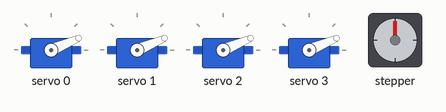
The sketch below on a simulated Arduino Uno, built with avr-gcc and run on an emulated ATmega328P. Shown: 4 × servo, stepper motor. Stepper angles assume 200 steps per turn.

Above: at 0.15 s.
At 0.78 s:
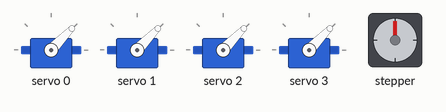
At 1.71 s:
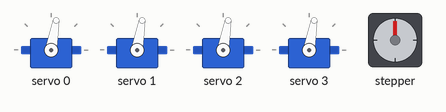
At 3.27 s:
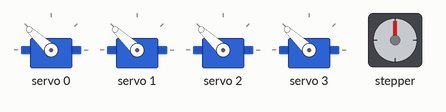
At 16.21 s:
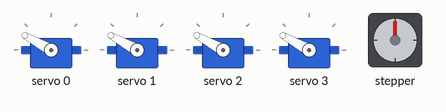
At 32.5 s:
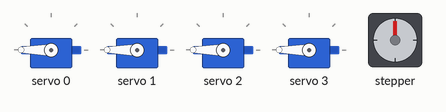
Timing chart, 0 to 40.0 s (numbered marks = the images above):
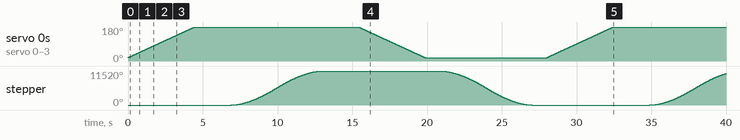

Measured:
- by itself, stepper: turns 11520° clockwise in 6.1 s, then 11520° counter-clockwise in 6.1 s, then 10656° clockwise in 5.1 s

The sketch:

complete.ino
```cpp
// Complete Test Code for PE
// not dynamic first servos then stepper moves

#include <AccelStepper.h>
#include <Wire.h>
#include <Adafruit_PWMServoDriver.h>

// Define pins for stepper motor
const int DIR = 4;  // Direction pin
const int STEP = 2; // Step pin

#define motorInterfaceType 1
AccelStepper motor(motorInterfaceType, STEP, DIR);

// Create a PCA9685 object for controlling servos
Adafruit_PWMServoDriver pwm = Adafruit_PWMServoDriver();

// Define servo parameters
#define SERVOMIN 150  // Minimum pulse length count
#define SERVOMAX 600  // Maximum pulse length count
#define SERVO_FREQ 50 // Frequency for analog servos (~50 Hz)

void moveServos(int targetPosition, bool isAscending = true);

/**
 * @brief Initializes the serial communication, I2C bus, PWM servo driver, and stepper motor.
 *
 * - Initializes serial communication with a baud rate of 115200.
 * - Initializes the I2C bus.
 * - Initializes the PWM servo driver and sets the PWM frequency to 50 Hz.
 * - Initializes the stepper motor and sets its maximum speed, acceleration, and initial position to 6400 microsteps.
 */
void setup() {
  Serial.begin(115200);


  motor.setMaxSpeed(32000);
  motor.setAcceleration(1000);  // Set a reasonable acceleration
  motor.setSpeed(1000);         // Set a reasonable speed
  motor.moveTo(6400);           // Full 360° rotation for 1/32 microstepping

  // Initialize the PCA9685 servo driver
  pwm.begin();
  pwm.setPWMFreq(SERVO_FREQ);
}

/**
 * @brief Continuously moves the servos and stepper motor to demonstrate a complete cycle.
 *
 * @details
 * - Moves the servos to their maximum position (180°).
 * - Rotates the stepper motor 360° clockwise.
 * - Returns servos to their minimum position (0°) smoothly.
 * - Rotates the stepper motor 360° counterclockwise.
 * - Includes delays to allow time for the motors to complete their movements.
 */
void loop() {
  moveServos(SERVOMAX);
  delay(1000);

  // Move stepper motor 360° clockwise
  motor.moveTo(6400);  // Move 6400 steps (360° rotation for 1/32 microstepping)
  while (motor.distanceToGo() != 0) {
    motor.run();
  }

  delay(1000);  // Allow time for stepper to complete the movement

  // Move servos back to 0° (smoothly)
  moveServos(SERVOMIN, false);  // false for descending to 0°
  delay(1000);  // Allow time for servos to reach position

  // Move stepper motor 360° counterclockwise
  motor.moveTo(0);  // Move to 0 position (360° counterclockwise)
  while (motor.distanceToGo() != 0) {
    motor.run();
  }

  delay(1000);  // Allow time for stepper to complete the movement
}


/**
 * @brief Move all four servos to the target position.
 *
 * @param[in] targetPosition Target position for the servos, in the range [SERVOMIN, SERVOMAX].
 * @param[in] isAscending When true, the servos will move from SERVOMIN to SERVOMAX; when false, they will move from SERVOMAX to SERVOMIN.
 */
void moveServos(int targetPosition, bool isAscending) {
  int startPos = isAscending ? SERVOMIN : SERVOMAX;
  int endPos = isAscending ? SERVOMAX : SERVOMIN;
  int step = isAscending ? 1 : -1;

  for (int pulselen = startPos; pulselen != endPos + step; pulselen += step) {
    pwm.setPWM(0, 0, pulselen); // Control servo on channel 0
    pwm.setPWM(1, 0, pulselen); // Control servo on channel 1
    pwm.setPWM(2, 0, pulselen); // Control servo on channel 2
    pwm.setPWM(3, 0, pulselen); // Control servo on channel 3
    delay(10);  // Delay for smooth movement
  }
}
```
